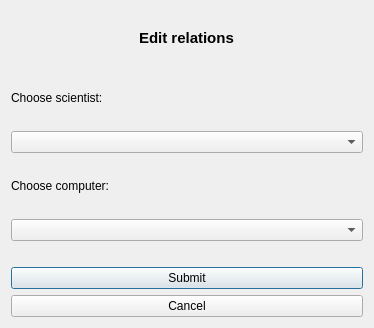
<?xml version="1.0" encoding="UTF-8"?>
<ui version="4.0">
 <class>editRelation</class>
 <widget class="QDialog" name="editRelation">
  <property name="geometry">
   <rect>
    <x>0</x>
    <y>0</y>
    <width>374</width>
    <height>328</height>
   </rect>
  </property>
  <property name="windowTitle">
   <string>Edit relation</string>
  </property>
  <layout class="QVBoxLayout" name="verticalLayout">
   <item alignment="Qt::AlignHCenter">
    <widget class="QLabel" name="label_editRelationTitle">
     <property name="font">
      <font>
       <pointsize>11</pointsize>
       <weight>75</weight>
       <bold>true</bold>
      </font>
     </property>
     <property name="text">
      <string>Edit relations</string>
     </property>
    </widget>
   </item>
   <item>
    <widget class="QLabel" name="label_chooseScientist">
     <property name="text">
      <string>Choose scientist:</string>
     </property>
    </widget>
   </item>
   <item>
    <widget class="QComboBox" name="comboBox_scientist"/>
   </item>
   <item>
    <widget class="QLabel" name="label_chooseComputer">
     <property name="text">
      <string>Choose computer:</string>
     </property>
    </widget>
   </item>
   <item>
    <widget class="QComboBox" name="comboBox_computer"/>
   </item>
   <item>
    <spacer name="horizontalSpacer">
     <property name="orientation">
      <enum>Qt::Horizontal</enum>
     </property>
     <property name="sizeHint" stdset="0">
      <size>
       <width>40</width>
       <height>20</height>
      </size>
     </property>
    </spacer>
   </item>
   <item>
    <widget class="QPushButton" name="pushButton_submit">
     <property name="text">
      <string>Submit</string>
     </property>
    </widget>
   </item>
   <item>
    <widget class="QPushButton" name="pushButton_cancel">
     <property name="text">
      <string>Cancel</string>
     </property>
    </widget>
   </item>
  </layout>
 </widget>
 <tabstops>
  <tabstop>comboBox_scientist</tabstop>
  <tabstop>comboBox_computer</tabstop>
  <tabstop>pushButton_submit</tabstop>
  <tabstop>pushButton_cancel</tabstop>
 </tabstops>
 <resources/>
 <connections/>
</ui>
